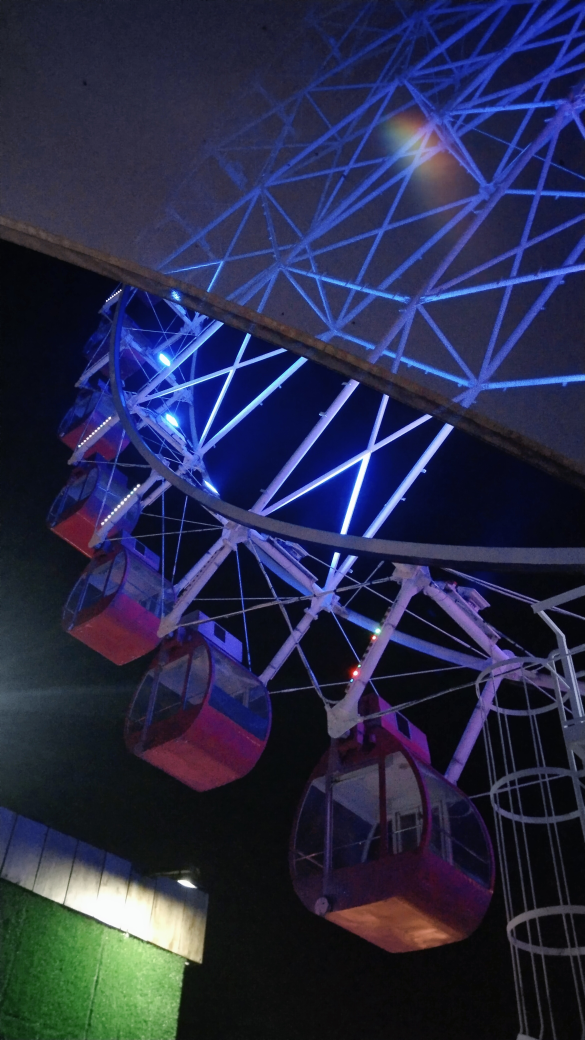
#> input picture lah gambar.jpg, 2340 x 4160 px (shown at 1/4 size)
$ python '8. Citra Negative(Brigthness).py'
#> lines starting #> are read from the running program, lines starting #| are printed output that depends on the picture
#Mengimpor modul pyplot dari library matplotlib untuk membuat plot grafik
import matplotlib.pyplot as plt

#Mengimpor beberapa modul dari scikit-image, yaitu data, imread, rgb2gray, dan invert, serta modul numpy
from skimage import data
from skimage.io import imread
from skimage.color import rgb2gray
from skimage.util import invert
import numpy as np

#Membaca gambar dan menyimpannya ke dalam variabel loadimage
loadimage = imread('lah gambar.jpg')
#> loadimage is the input picture: shape (4160, 2340, 3); mean R, G, B 40, 42.9, 72.6

#Menggandakan gambar asli dengan menggunakan method copy(), dan memotong bagian tertentu dari gambar menggunakan slicing.
loadimageCropped = loadimage.copy()
loadimageCropped = loadimageCropped[0:256,64:320]
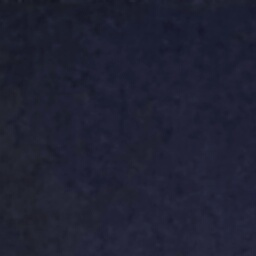
#> loadimageCropped: shape (256, 256, 3); mean R, G, B 32, 33.7, 51.5

#Membuat copy dari gambar yang telah dipotong
copyloadimage = loadimageCropped.copy().astype(float)
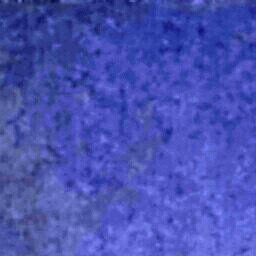
#> copyloadimage: shape (256, 256, 3) float64; mean R, G, B 32, 33.7, 51.5; drawn with min black and max white

#mengubah tipe data menjadi float untuk menghindari overflow pada operasi penjumlahan
shape = np.shape(copyloadimage)
#> shape = (256, 256, 3)
output1 = np.empty(shape)

#melakukan iterasi pada setiap piksel gambar dan menambahkan nilai brightness sebanyak 100 pada setiap piksel tersebut
#dan hasilnya disimpan di dalam variabel output1.
for baris in range(0, shape[0]):
    for kolom in range(0, shape[1]):
        a1 = baris
        b1 = kolom
        output1[a1, b1] = copyloadimage[baris, kolom] + 100
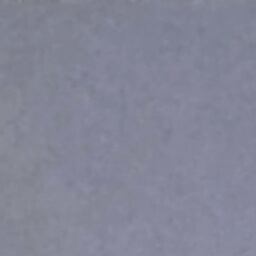
#> output1: shape (256, 256, 3) float64; mean R, G, B 132, 133.7, 151.5

#Membuat figure dengan menggunakan plt.subplots(), yang menghasilkan array 2D dengan 2 baris dan 2 kolom
fig, axes = plt.subplots(2, 2, figsize=(12, 12))
ax = axes.ravel()

ax[0].imshow(loadimageCropped, cmap='gray')
ax[0].set_title("Citra Input")

ax[1].hist(loadimageCropped.ravel(), bins=256)
ax[1].set_title('Histogram Input')

ax[2].imshow(output1, cmap='gray')
ax[2].set_title('Citra Output (Brightnes)')

ax[3].hist(output1.ravel(), bins=256)
ax[3].set_title('Histogram Output')

#Menampilkan gambar
plt.show()
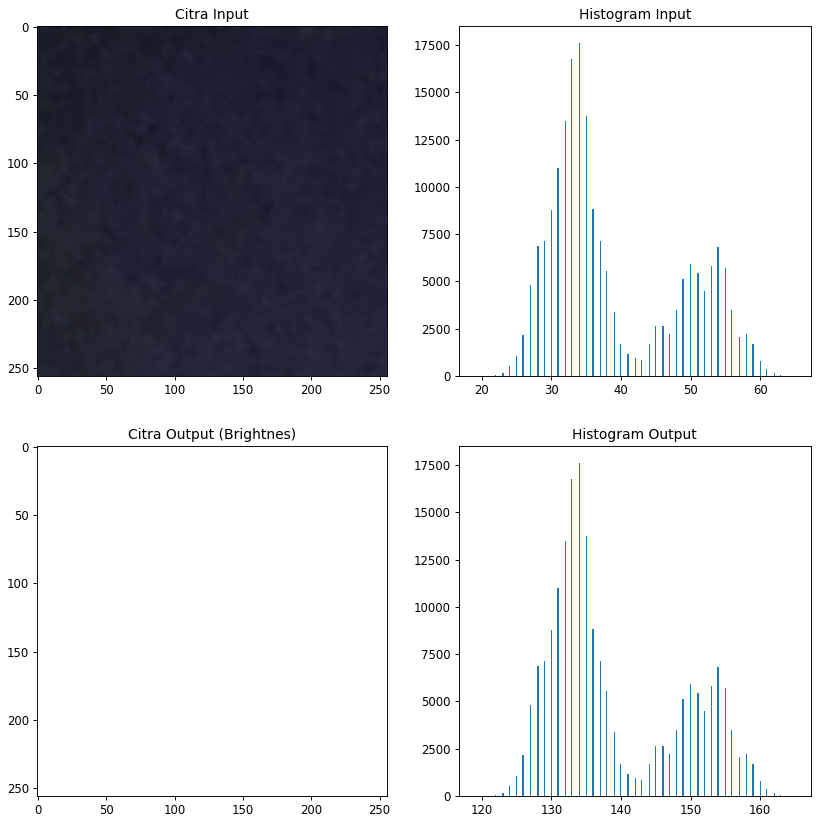
#> figure drawn by matplotlib, 4 panels; panel 2: tallest bar 17626 high, from x = 33.91 to 34.09; panel 4: tallest bar 17626 high, from x = 133.9 to 134.1
